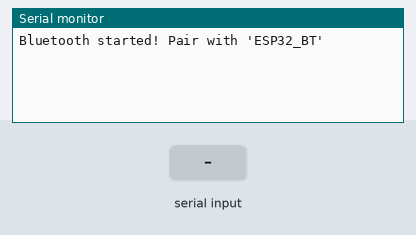
Recording of a sketch running on a simulated ESP32. Parts: the last lines printed to the serial monitor. The test bench sets the inputs (shaded band). Nothing arrives over Bluetooth unless stated.

Above: at 1.2 s.
1.3 s: "LED ON\n" received over the second serial link
At 2.5 s:
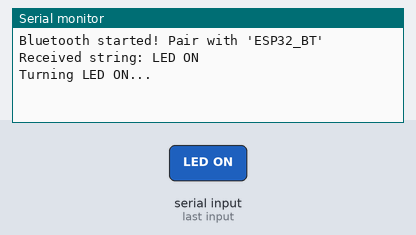
2.8 s: "1\n" received over the second serial link
At 3.6 s:
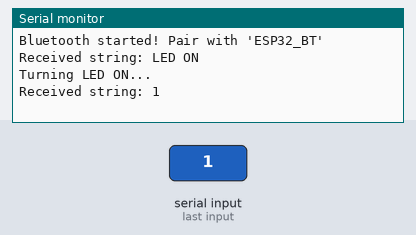

Measured:
- after the input at 1.3 s, the serial monitor: prints a new line at once (image 1)
- after the input at 2.8 s, the serial monitor: prints a new line at once (image 2)

The sketch:

BlueTooth_Serial_Control.ino
```cpp
#include "BluetoothSerial.h"

BluetoothSerial SerialBT;
String incomingMessage = "";

void setup() {
  Serial.begin(115200);
  SerialBT.begin("ESP32_BT");
  Serial.println("Bluetooth started! Pair with 'ESP32_BT'");
}

void loop() {
  // Read incoming string over Bluetooth
  while (SerialBT.available()) {
    char incomingChar = SerialBT.read();

    // Check for end of message (newline or carriage return)
    if (incomingChar == '\n' || incomingChar == '\r') {
      if (incomingMessage.length() > 0) {
        Serial.print("Received string: ");
        Serial.println(incomingMessage);

        // You can add logic here, for example:
        if (incomingMessage == "LED ON") {
          Serial.println("Turning LED ON...");
        }

        incomingMessage = "";  // Clear buffer for next message
      }
    } else {
      incomingMessage += incomingChar;  // Build string
    }
  }

  // Optional: Send from Serial Monitor to Bluetooth
  if (Serial.available()) {
    SerialBT.write(Serial.read());
  }
}
```
